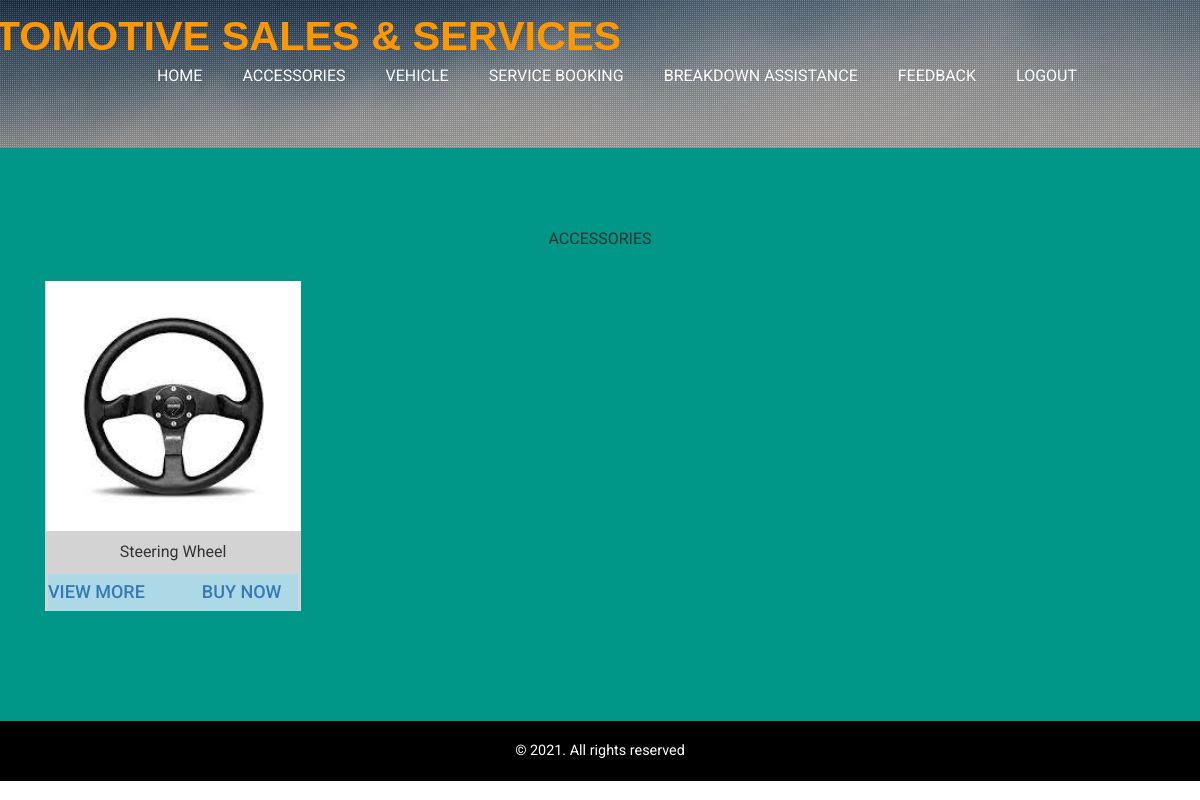
Page /user/accessories/ on the committed database.
### master/models.py (models this page shows, shortened)
class Accessories(models.Model):
    Accessory_Name = models.CharField(max_length=100)
    Vehicle_Name = models.ForeignKey(Vehicle, on_delete=models.CASCADE)
    Description = models.TextField(max_length=300)
    Rate = models.IntegerField()
    TRate = models.IntegerField(default=100)
    Accessory_Image = models.ImageField(upload_to='media/images')

### user/views.py (the view)
# urls.py: path('accessories/', AccessoriesView.as_view(), name='accessories'),
class AccessoriesView(ListView):
    template_name = 'uacc.html'
    model = Accessories
    context_object_name = 'list'

### templates/uacc.html
{% extends 'uc.html' %}
{% block content %}
<center>ACCESSORIES</center>
 {% for i in list %}
<div style="width:256px;height:330px;background-color:lightgray;float: left;margin-left:45px;margin-right:30px;margin-bottom:30px;margin-top:30px;">
     <img src="{{ i.Accessory_Image.url }}" width="255" height="250"><br/>
      <table border="0" width="250" height="80">
          <tr> <td colspan="2"><center>{{ i.Accessory_Name }}</center></td></tr>
          <tr bgcolor="lightblue"><td><a href="{% url 'accessoriesdetails' i.id %}"><h4>VIEW MORE</h4></a></td>
              <td><center><a href="{% url 'buy1' i.id %}"><h4>BUY NOW</h4></a></center></td>
          </tr>
     </table>
</div>
     {% endfor %}
{% endblock %}

### static/css/style.css (style rules this page uses)
html, body { margin:0; font-size: 100%; font-family: 'Roboto', sans-serif; background: #fff; }
body a { text-decoration:none; transition:0.5s all; -webkit-transition:0.5s all; -moz-transition:0.5s all; -o-transition:0.5s all; -ms-transition:0.5s all; }
h1,h2,h3,h4,h5,h6 { margin:0; }

### static/css/lightbox.css (style rules this page uses)
body:after { content: url(../images/close.png) url(../images/prev.png) url(../images/next.png); display: none; }

### rows in the picture
Accessories: Accessory_Image (picture), Accessory_Name "Steering Wheel"
